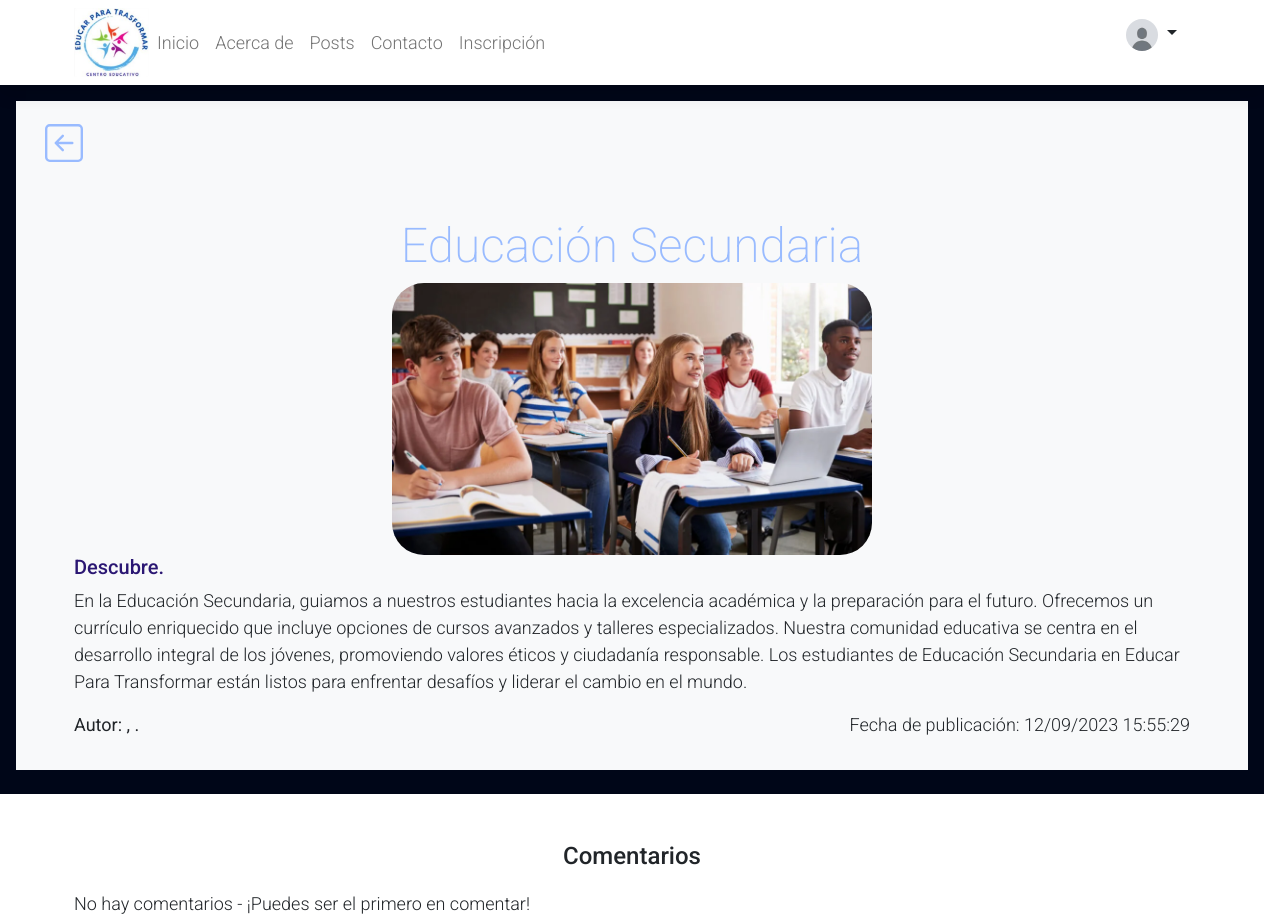
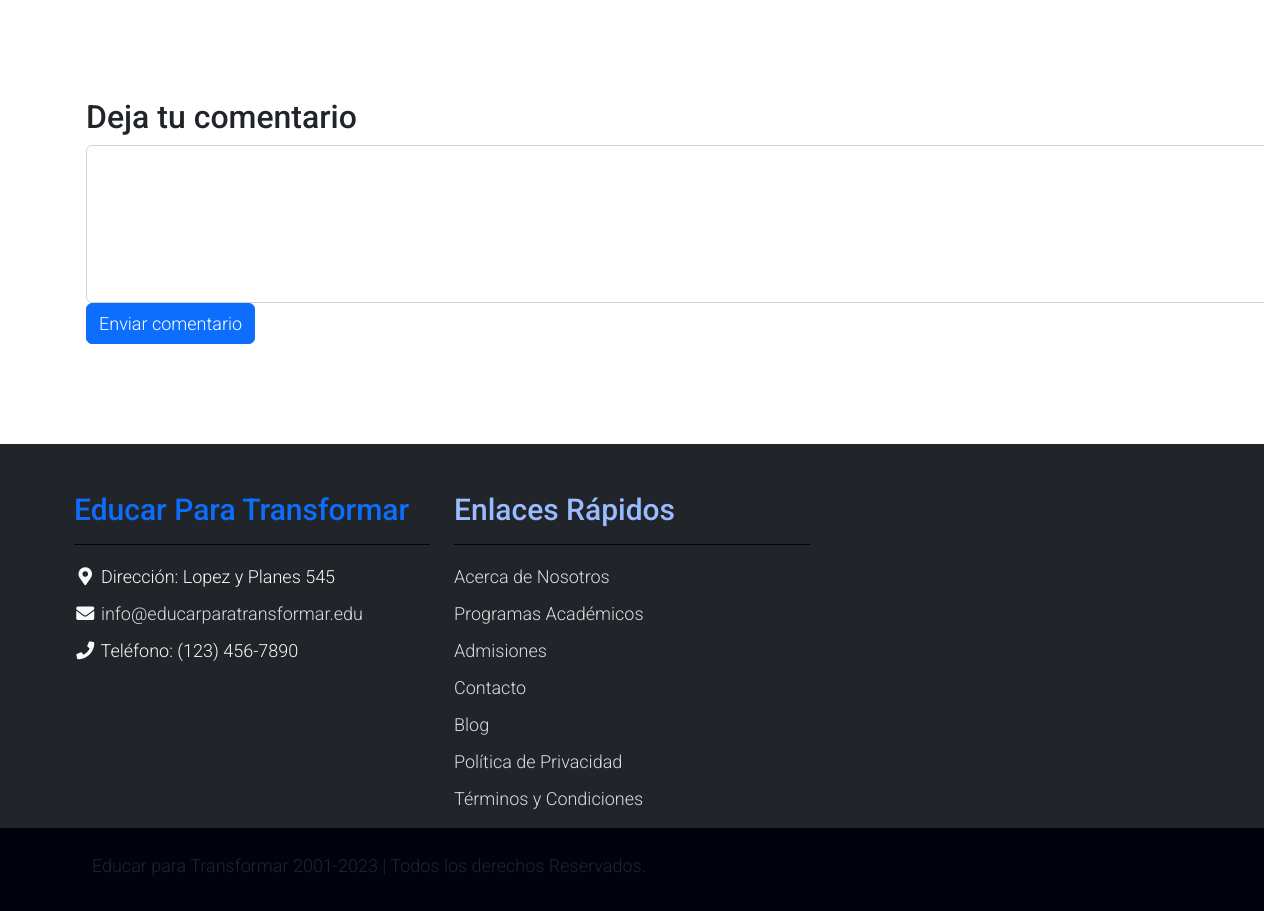
/posts/8/ (signed in), run on the app's committed database (2 pictures, top to bottom).
### apps/usuario/models.py (models this page shows, shortened)
class Usuario(AbstractUser):
    imagen= models.ImageField(null=True,blank=True,upload_to='usuario',default='usuario/user-default.jpg')
    email = models.EmailField(unique= True, blank=False)
    es_colaborador = models.BooleanField(default=False)

### apps/posts/models.py (models this page shows, shortened)
class Post(models.Model):
    titulo = models.CharField(max_length=50, null=False)
    subtitulo = models.CharField(max_length=100, null=True, blank=True)
    fecha = models.DateTimeField(auto_now_add=True)
    texto = models.TextField(null=False)
    activo = models.BooleanField(default=True)
    categoria = models.ForeignKey(
        Categoria, on_delete=models.SET_NULL, null=True, default='Sin Categoria')
    imagen = models.ImageField(
        null=True, blank=True, upload_to='media/', default='static/post_default.png')
    publicado = models.DateTimeField(default=timezone.now)
    usuario = models.ForeignKey(Usuario, on_delete=models.CASCADE, default=1)
    class Meta:
        ordering = ['-publicado']

### apps/posts/views.py (the view, shortened to what this page needs)
# urls.py: path('posts/<int:id>/', PostDetailView.as_view(), name='postindividual'),
class PostDetailView(DetailView):
    model = Post
    template_name = "posts/postindividual.html"
    context_object_name = "posts"
    pk_url_kwarg = "id"
    queryset = Post.objects.all()
    def get_context_data(self, **kwargs):
        context = super().get_context_data(**kwargs)
        context['form'] = ComentarioForm()
        context['comentarios'] = Comentario.objects.filter(
            posts_id=self.kwargs['id'])
        return context

### apps/posts/forms.py
class ComentarioForm(forms.ModelForm):
    class Meta:
        model = Comentario
        fields = ['texto']
        widgets = {
            'texto': forms.Textarea(attrs={'rows': 6, 'style': 'width: 1200px;'}),
        }
    def __init__(self, *args, **kwargs):
        super().__init__(*args, **kwargs)
        self.helper = FormHelper()
        self.helper.form_method = 'post'
        self.helper.form_class = 'container'
        self.helper.layout = Layout(
            Field('texto'),
            ButtonHolder(
                Submit('submit', 'Enviar comentario',
                       css_class='btn btn-primary'),
            )
        )
        self.fields['texto'].label = ''

### templates/posts/postindividual.html (shortened to what this page needs)
{% extends 'base.html' %}
{% load static %}
{% load crispy_forms_tags %}
{% block content %}
<body>
    <div class="p-3 mb-2 bg-success text-white">
        <div class="p-3 mb-2 bg-light text-dark text-align-left align-self-center">
            <div class="d-flex justify-content-between">
                <a href="{% url 'apps.posts:posts' %}" class="text-start btn"
                    src="{% static 'assets/img/btn-regresar.svg' %}">
                </a>
            </div>
            <div class="container mt-5">
                <h1 class="h1 text-success text-center">{{ posts.titulo }}</h1>
                <div class="text-center">
                    <img class="rounded-5" style="width: 30rem;" src="{{ posts.imagen.url }}" alt="">
                </div>
                <h2 class="h5 text-success">{{ posts.subtitulo}}</h2>
                <p>{{ posts.texto }}</p>
                <div class="d-flex justify-content-between">
                    <b class="text-start">Autor: {{posts.usuario.first_name}}, {{posts.usuario.last_name}}.</b>
                    <p class="text-end">Fecha de publicación: {{ posts.fecha|date:"d/m/Y H:i:s" }}</p>
                </div>
            </div>
        </div>
    </div>
    <div class="container mt-5 ">
        <div class="countainer-fluid" style="margin-bottom: 20px;">
            <h4 class="text-center">Comentarios</h4>
        </div>
        {% for comentario in comentarios %}
        <div class="card mb-3">
            <div class="card-body">
                <b class="text-start"> {{ comentario.usuario }}</b>
                <p></p>
                <p class="card-text">{{ comentario.texto }}</p>
                <p></p>
                <div class="text-end">
                    <l class="">{{ comentario.fecha }} </l>
                    {% if user == comentario.usuario %}
                    <a href="{% url 'apps.posts:editar_comentario' posts.id comentario.id %}" class="btn">
                        <svg xmlns="http://www.w3.org/2000/svg" width="20" height="20" fill="currentColor"
                            class="bi bi-pencil text-warning" viewBox="0 0 16 16">
                            <path
                                d="M12.146.146a.5.5 0 0 1 .708 0l3 3a.5.5 0 0 1 0 .708l-10 10a.5.5 0 0 1-.168.11l-5 2a.5.5 0 0 1-.65-.65l2-5a.5.5 0 0 1 .11-.168l10-10zM11.207 2.5 13.5 4.793 14.793 3.5 12.5 1.207 11.207 2.5zm1.586 3L10.5 3.207 4 9.707V10h.5a.5.5 0 0 1 .5.5v.5h.5a.5.5 0 0 1 .5.5v.5h.293l6.5-6.5zm-9.761 5.175-.106.106-1.528 3.821 3.821-1.528.106-.106A.5.5 0 0 1 5 12.5V12h-.5a.5.5 0 0 1-.5-.5V11h-.5a.5.5 0 0 1-.468-.325z" />
                        </svg>
                    </a>
                    {% endif %}
                    {% if user == comentario.usuario or user == posts.usuario %}
                    <a href="#" class="btn " onclick="eliminarComentario('{{ posts.id }}', '{{ comentario.id }}')"><svg
                            xmlns="http://www.w3.org/2000/svg" width="20" height="20" fill="currentColor"
                            class="bi bi-trash3 text-danger " viewBox="0 0 16 16">
                            <path
                                d="M6.5 1h3a.5.5 0 0 1 .5.5v1H6v-1a.5.5 0 0 1 .5-.5ZM11 2.5v-1A1.5 1.5 0 0 0 9.5 0h-3A1.5 1.5 0 0 0 5 1.5v1H2.506a.58.58 0 0 0-.01 0H1.5a.5.5 0 0 0 0 1h.538l.853 10.66A2 2 0 0 0 4.885 16h6.23a2 2 0 0 0 1.994-1.84l.853-10.66h.538a.5.5 0 0 0 0-1h-.995a.59.59 0 0 0-.01 0H11Zm1.958 1-.846 10.58a1 1 0 0 1-.997.92h-6.23a1 1 0 0 1-.997-.92L3.042 3.5h9.916Zm-7.487 1a.5.5 0 0 1 .528.47l.5 8.5a.5.5 0 0 1-.998.06L5 5.03a.5.5 0 0 1 .47-.53Zm5.058 0a.5.5 0 0 1 .47.53l-.5 8.5a.5.5 0 1 1-.998-.06l.5-8.5a.5.5 0 0 1 .528-.47ZM8 4.5a.5.5 0 0 1 .5.5v8.5a.5.5 0 0 1-1 0V5a.5.5 0 0 1 .5-.5Z" />
                        </svg></a>
                    {% endif %}
                </div>
            </div>
        </div>
        {% empty %}
        <p>No hay comentarios - ¡Puedes ser el primero en comentar!</p>
        {% endfor %}
        <div class="container mt-4">
            <div class="countainer-fluid" style="margin-bottom: 100px;">
                <form method="POST" style="margin-bottom: 100px; margin-top: 100px;">
                    {% if user.is_authenticated %}
                    <h2>Deja tu comentario</h2>
                    <form method="POST">
                        {% crispy form %}
                    </form>
                    {% else %}
                    <h2>Debes iniciar sesión o registrarte para comentar</h2>
                    <a class="btn btn-sucess btn-lg"
                        href="{% url 'apps.usuario:login' %}?next={{ request.path }}#comentario">Iniciar sesión</a>
                    <input type="hidden" name="next" value="{{request.path}}">
                    {% endif %}
                </form>
            </div>
        </div>
    </div>
    <link rel="stylesheet" href="https://cdn.jsdelivr.net/npm/sweetalert2@11.0.18/dist/sweetalert2.min.css">
</body>
{% endblock %}

### templates/base.html (shortened to what this page needs)
{% load static %}
<!DOCTYPE html>
<html lang="es-ar">
<head>
    <link rel="stylesheet" href="{% static 'assets/css/bootstrap.min.css' %}">
    <link rel="stylesheet" href="{% static 'assets/css/templatemo.css' %}">
    <link rel="stylesheet" href="{% static 'assets/css/custom.css' %}">
    <link rel="stylesheet" href="{% static 'assets/css/fontawesome.min.css' %}">
    <link href="https://cdn.jsdelivr.net/npm/bootstrap@5.2.1/dist/css/bootstrap.min.css" rel="stylesheet"
>
</head>
<body>
    <header>
        <nav class="navbar navbar-expand-lg navbar-light shadow" style="padding-left: 0; padding-right: 0;">
            <div class="container d-flex justify-content-between align-items-center">
        <div class="d-flex align-items-center">
            <a href="{% url 'apps.posts:index' %}" class="mr-4">
                <img src="{% static 'assets/img/logo.jpg' %}" style="max-width: 75px;">
            </a>
            <ul class="nav navbar-nav">
                <li class="nav-item">
                    <a class="nav-link" href="{% url 'apps.posts:index' %}">  Inicio </a>
                </li>
                <li class="nav-item">
                    <a class="nav-link" href="{% url 'about' %}"> Acerca de </a>
                </li>
                <li class="nav-item">
                    <a class="nav-link" href="{% url 'apps.posts:posts' %}"> Posts </a>
                </li>
                <li class="nav-item">
                    <a class="nav-link" href="{% url 'apps.contacto:contacto' %}"> Contacto </a>
                </li>
                <li class="nav-item">
                    <a class="nav-link" href="{% url 'apps.contacto:inscribirse' %}"> Inscripción </a>
                </li>
            </ul>
        </div>
        <div class="nav-item align-self-center d-flex text-center">
            {% if user.is_authenticated %}
            <div class="btn-group d-flex ">
                <p class="btn  dropdown-toggle" type="button" data-bs-toggle="dropdown"
                    data-bs-auto-close="true" aria-expanded="false">
                    <img src="{{ user.imagen.url }}" class="rounded-circle img-fluid"
                        style="object-fit:contain;width: 2rem;" alt="{{ user.username }}">
                </p>
            </div>
            {% else %}
            <a class="nav-icon position-relative text-decoration-none"
                href="{% url 'apps.usuario:login' %}">
                <span
                    class="position-absolute top-0 left-100 translate-middle badge rounded-pill bg-light text-dark">Login</span>
            </a>
            {% endif %}
            </div>
        </nav>
    </header>
    <main style="min-height: calc(100vh - 297px);">
        {% block content %}
        {% endblock %}
    </main>
    <footer class="bg-dark" id="tempaltemo_footer" style="z-index: -1;">
        <div class="container">
            <div class="row">
                <div class="col-md-4 pt-5">
                    <h2 class="h2 text-primary border-bottom pb-3 border-light logo">Educar Para Transformar</h2>
                    <ul class="list-unstyled text-light footer-link-list">
                        <li>
                            <i class="fas fa-map-marker-alt fa-fw"></i>
                            Dirección: Lopez y Planes 545
                        </li>
                        <li>
                            <i class="fa fa-envelope fa-fw"></i>
                            <a class="text-decoration-none" href="mailto:info@educarparatransformar.edu">info@educarparatransformar.edu</a>
                        </li>
                        <li>
                            <i class="fa fa-phone fa-fw"></i>
                            Teléfono: (123) 456-7890
                        </li>
                    </ul>
                </div>
                <div class="col-md-4 pt-5">
                    <h2 class="h2 text-light border-bottom pb-3 border-light">Enlaces Rápidos</h2>
                    <ul class="list-unstyled text-light footer-link-list">
                        <li><a class="text-decoration-none" href="#">Acerca de Nosotros</a></li>
                        <li><a class="text-decoration-none" href="#">Programas Académicos</a></li>
                        <li><a class="text-decoration-none" href="#">Admisiones</a></li>
                        <li><a class="text-decoration-none" href="#">Contacto</a></li>
                        <li><a class="text-decoration-none" href="#">Blog</a></li>
                        <li><a class="text-decoration-none" href="#">Política de Privacidad</a></li>
                        <li><a class="text-decoration-none" href="#">Términos y Condiciones</a></li>
                    </ul>
                </div>
            </div>
        </div>
        <div class="w-100 bg-black py-3">
            <div class="container">
                <div class="row pt-2">
                    <div class="col-12">
                        <p> <i class="fa-regular fa-copyright"></i> Educar para Transformar 2001-2023 | Todos los derechos Reservados.</p>
                    </div>
                </div>
            </div>
        </div>
    </footer>
</body>
</html>

### static/assets/css/templatemo.css (style rules this page uses)
body, ul, li, p, a, label, input, div { font-family: 'Roboto', sans-serif; font-size: 18px !important; font-weight: 300 !important; }
.h1 { font-family: 'Roboto', sans-serif; font-size: 48px !important; font-weight: 200 !important; }
.h2 { font-family: 'Roboto', sans-serif; font-size: 30px !important; font-weight: 300; }
.logo { font-weight: 500 !important; }
.text-success { color: #2B1773 !important; }
.text-light { color: #cfd6e1 !important; }
.bg-dark { background-color: #00030D !important; }
.bg-light { background-color: #e9eef5 !important; }
.bg-black { background-color: #1d242d !important; }
.bg-success { background-color: #59ab6e !important; }
.form-control { border: 1px solid #e8e8e8; }
#tempaltemo_footer a { color: #dcdde1; }
#tempaltemo_footer ul.footer-link-list li { padding-top: 10px; }
#tempaltemo_footer .border-light { border-color: #00030D !important; }

### static/assets/css/custom.css (style rules this page uses)
.h1.text-success { color: #446DA6 !important; }
div.w-100.bg-black.py-3 { background-color: #00030D !important; }
h2.text-light.border-bottom.pb-3.border-light { color: #99BBFF !important; }
h1.text-center.text-success { color: #99BBFF !important; }
div.p-3.mb-2.bg-success.text-white { background-color:#000618 !important; }
svg.bi.bi-arrow-left-square.text-success ,svg.bi.bi-pencil.text-success ,svg.bi.bi-trash3.text-success { color: #99BBFF !important; }
h2.h5.text-success { color: #2B1773 !important; }

### data on the page
Usuario: imagen (placeholder picture)
Post: titulo "Educación Secundaria", imagen (picture), subtitulo "Descubre.", texto "En la Educación Secundaria, guiamos a nuestros estudiantes hacia la excelencia académica y la preparación para el futuro. Ofrecemos un currículo enriquecido que incluye opciones de cursos avanzados y talleres especializados. Nuestra comunidad educativa se centra en el desarrollo integral de los jóvenes, promoviendo valores éticos y ciudadanía responsable. Los estudiantes de Educación Secundaria en Educar Para Transformar están listos para enfrentar desafíos y liderar el cambio en el mundo.", fecha "12/09/2023 15:55:29"
